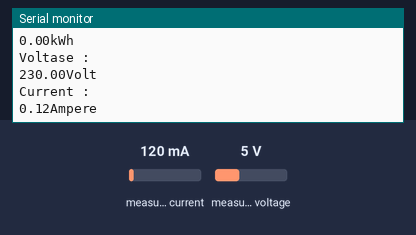
A sketch run on a simulated ESP8266 (NodeMCU). Shown: the last lines printed to the serial monitor. The test bench sets the inputs (shaded band); at power-on: measured current 120 mA, measured voltage 5 V. WiFi joins after 1.5 s; servers stay silent unless stated.

Above: at 2.8 s.
2.9 s: measured current set to 40 mA
At 4.11 s:
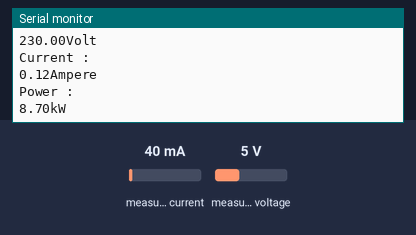
4.4 s: measured voltage set to 0.3 V
At 4.43 s:
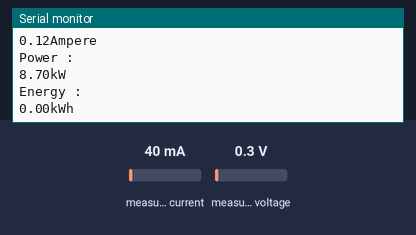
5.9 s: measured current set to 500 mA
At 7.0 s:
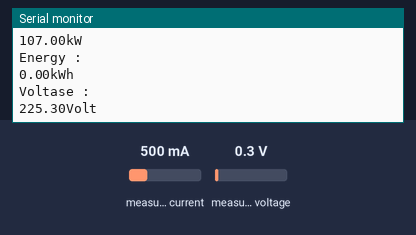
Timing chart, 0 to 8.9 s (numbered marks = the images above; inputs shaded):
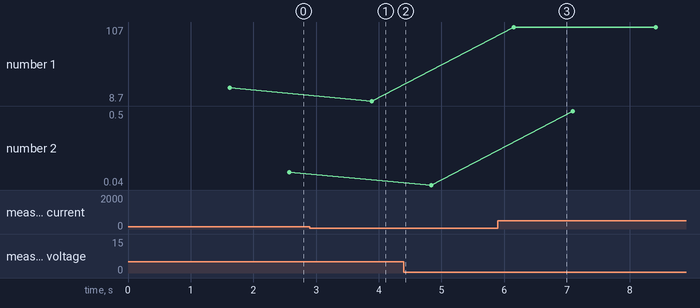

Measured:
- after the input at 2.9 s, the serial monitor: prints a new line after 0.99 s (image 1)
- after the input at 5.9 s, the serial monitor: prints a new line after 0.25 s (image 3)
- plotted number 1: 26.2 → 8.7 after the input at 2.9 s, 8.7 → 107 after the input at 5.9 s
- plotted number 2: 0.04 → 0.5 after the input at 5.9 s

The sketch:

monitoring_besaran_listrik_Thingspeak.ino
```cpp
#include <ESP8266WiFi.h>
#include <PZEM004Tv30.h>
#include <ThingSpeak.h>

//inisialisasi objek untuk Pzem (sensor arus)
PZEM004Tv30 pzem(12,13);//12 = D6 (Rx), 13=D7 (Tx)

WiFiClient client;

const char *ssid =  "Kim";
const char *pass =  "bayern30";

long myChannelNumber = 2517206;
const char myWriteAPIKey[] = "P436BMZE4ZW9U9AM";

//variabel penampung untuk nilai sensor arus
float Power, Energy, Voltase, Current;

void setup() {
  // aktifkan serial
  Serial.begin(9600);
  WiFi.begin(ssid, pass);
  while(WiFi.status() != WL_CONNECTED)
  {
    delay(200);
    Serial.print("..");
  }
  Serial.println();
  Serial.println("NodeMCU is connected!");
  Serial.println(WiFi.localIP());
  ThingSpeak.begin(client);
}

void loop() {
  //baca nilai power (kW)
  Power = pzem.power();
  //jika gagal membaca power
  if(isnan(Power))
  {
    Serial.println ("Gagal Membaca power");

  }
  else
  {
    Serial.println ("Power : ");
    Serial.print(Power);
    Serial.println("kW");
    ThingSpeak.writeField(myChannelNumber, 1, Power, myWriteAPIKey);

  }

  //baca energy (kWh)
  Energy = pzem.energy();
  //jika gagal membaca power
  if(isnan(Energy))
  {
    Serial.println ("Gagal Membaca energy");

  }
  else
  {
    Serial.println ("Energy : ");
    Serial.print(Energy);
    Serial.println("kWh");
    ThingSpeak.writeField(myChannelNumber, 2, Energy, myWriteAPIKey);
  }

   //baca nilai voltase (Volt)
  Voltase = pzem.voltage();
  //jika gagal membaca power
  if(isnan(Voltase))
  {
    Serial.println ("Gagal Membaca voltase");

  }
  else
  {
    Serial.println ("Voltase : ");
    Serial.print(Voltase);
    Serial.println("Volt");
    ThingSpeak.writeField(myChannelNumber, 3, Voltase, myWriteAPIKey);

  }

   //baca nilai Current (Ampere)
  Current = pzem.current();
  //jika gagal membaca power
  if(isnan(Current))
  {
    Serial.println ("Gagal Membaca current");

  }
  else
  {
    Serial.println ("Current : ");
    Serial.print(Current);
    Serial.println("Ampere");
    ThingSpeak.writeField(myChannelNumber, 4, Current, myWriteAPIKey);
  }

  Serial.println();
  delay(1000);
  }
```
